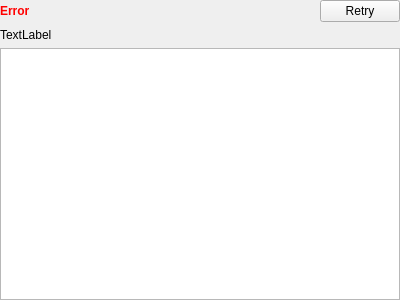
<?xml version="1.0" encoding="UTF-8"?>
<ui version="4.0">
 <class>Form</class>
 <widget class="QWidget" name="Form">
  <property name="geometry">
   <rect>
    <x>0</x>
    <y>0</y>
    <width>400</width>
    <height>300</height>
   </rect>
  </property>
  <property name="windowTitle">
   <string>Form</string>
  </property>
  <layout class="QVBoxLayout" name="verticalLayout">
   <property name="leftMargin">
    <number>0</number>
   </property>
   <property name="topMargin">
    <number>0</number>
   </property>
   <property name="rightMargin">
    <number>0</number>
   </property>
   <property name="bottomMargin">
    <number>0</number>
   </property>
   <item>
    <layout class="QHBoxLayout" name="horizontalLayout">
     <item>
      <widget class="QLabel" name="error_label">
       <property name="text">
        <string>&lt;html&gt;&lt;head/&gt;&lt;body&gt;&lt;p&gt;&lt;span style=&quot; font-weight:600; color:#ff0000;&quot;&gt;Error&lt;/span&gt;&lt;/p&gt;&lt;/body&gt;&lt;/html&gt;</string>
       </property>
       <property name="textFormat">
        <enum>Qt::RichText</enum>
       </property>
      </widget>
     </item>
     <item>
      <spacer name="horizontalSpacer">
       <property name="orientation">
        <enum>Qt::Horizontal</enum>
       </property>
       <property name="sizeHint" stdset="0">
        <size>
         <width>40</width>
         <height>20</height>
        </size>
       </property>
      </spacer>
     </item>
     <item>
      <widget class="QPushButton" name="retry_button">
       <property name="text">
        <string>Retry</string>
       </property>
      </widget>
     </item>
    </layout>
   </item>
   <item>
    <widget class="QLabel" name="error_name_label">
     <property name="text">
      <string>TextLabel</string>
     </property>
     <property name="wordWrap">
      <bool>true</bool>
     </property>
     <property name="textInteractionFlags">
      <set>Qt::LinksAccessibleByMouse|Qt::TextSelectableByKeyboard|Qt::TextSelectableByMouse</set>
     </property>
    </widget>
   </item>
   <item>
    <widget class="QPlainTextEdit" name="error_stack_edit">
     <property name="font">
      <font>
       <family>Monospace</family>
      </font>
     </property>
     <property name="readOnly">
      <bool>true</bool>
     </property>
     <property name="plainText">
      <string/>
     </property>
    </widget>
   </item>
  </layout>
 </widget>
 <resources/>
 <connections/>
</ui>
